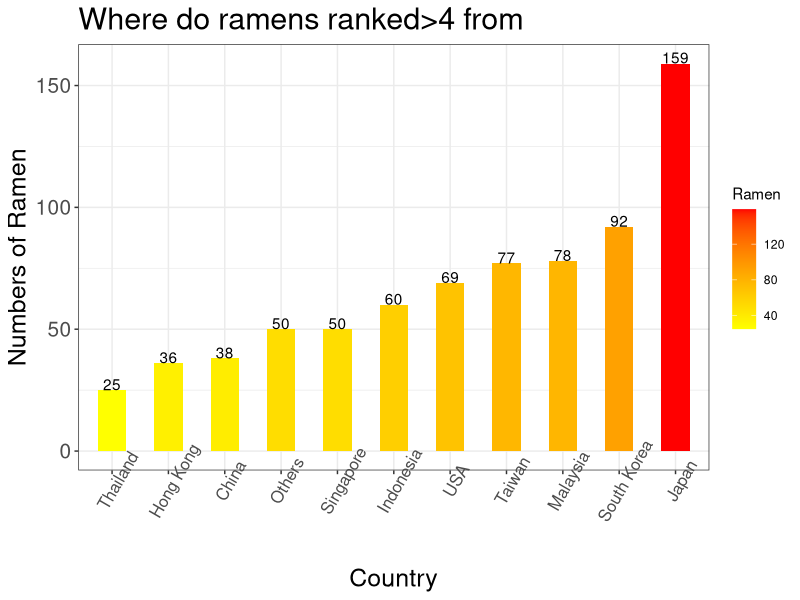

Source code (R):
## ---- chunk 1
library(readxl)
toprating_country<- read_excel("toprating-country.xlsx")
library(tidyverse)
library(ggplot2)
ggplot(toprating_country, aes(x = reorder(Country, +Ramen), y= Ramen,fill=Ramen))+
     geom_bar(stat="identity", width = 0.5)+
     geom_text(aes(label=Ramen), vjust=0) +
     scale_fill_gradient(low = "yellow", high = "red")+
     labs(x="Country",
          y="Numbers of Ramen", 
          title="Where do ramens ranked>4 from")+ 
     theme_bw()+
     theme(plot.title = element_text(size=22),axis.text.x= element_text(size=12,angle=60),
           axis.text.y= element_text(size=15), axis.title=element_text(size=18)
           )

## ---- chunk 2
knitr::include_url("myFile.html", height="540px")
